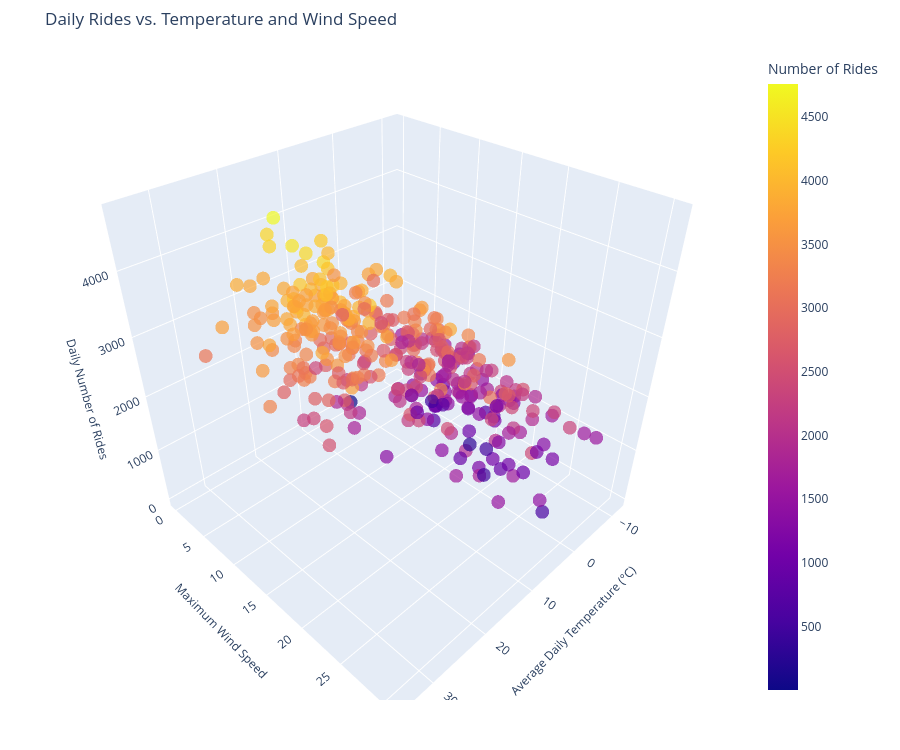

This figure's notebook cell:
### Markdown cell above
#### Number of Rides vs Daily Average Temperature and Maximum Wind Speed

### Code cell
fig = px.scatter_3d(
    bike_weather_daily, 
    x='2m_mean', 
    y='wind_speed_10m_max', 
    z='number_of_rides',
    color='number_of_rides', 
    opacity=0.7,
    labels={'number_of_rides': 'Number of Rides'},
    title='Daily Rides vs. Temperature and Wind Speed'
)

fig.update_layout(
    width=900,
    height=750, 
    margin=dict(l=50, r=50, t=50, b=50),
    
    scene=dict(
        xaxis=dict(title_text="Average Daily Temperature (°C)", title_font=dict(size=12)),
        yaxis=dict(title_text="Maximum Wind Speed", title_font=dict(size=12)),
        zaxis=dict(title_text="Daily Number of Rides", title_font=dict(size=12))
    )
)

fig.update_traces(
    hovertemplate="<br>".join([
        "<b>Temperature:</b> %{x}°C",
        "<b>Total Rides:</b> %{y}",
        "<b>Maximum Wind Speed:</b> %{z}" 
    ])
)


fig.show()

### Figure 1 — Plotly figure (JSON) as saved in the notebook; plotly's stock layout.template omitted (floating-point values rounded to 4 significant figures; data arrays with more than 128 entries replaced by an {"elided": "..."} marker saying what was removed)
{"data": [{"hovertemplate": "<b>Temperature:</b> %{x}°C<br><b>Total Rides:</b> %{y}<br><b>Maximum Wind Speed:</b> %{z}", "legendgroup": "", "marker": {"color": {"elided": "366 int values"}, "coloraxis": "coloraxis", "opacity": 0.7, "symbol": "circle"}, "mode": "markers", "name": "", "scene": "scene", "showlegend": false, "type": "scatter3d", "x": {"elided": "366 float values"}, "y": {"elided": "366 float values"}, "z": {"elided": "366 int values"}}], "layout": {"coloraxis": {"colorbar": {"title": {"text": "Number of Rides"}}, "colorscale": [[0, "#0d0887"], [0.1111, "#46039f"], [0.2222, "#7201a8"], [0.3333, "#9c179e"], [0.4444, "#bd3786"], [0.5556, "#d8576b"], [0.6667, "#ed7953"], [0.7778, "#fb9f3a"], [0.8889, "#fdca26"], [1, "#f0f921"]]}, "height": 750, "legend": {"tracegroupgap": 0}, "margin": {"b": 50, "l": 50, "r": 50, "t": 50}, "scene": {"domain": {"x": [0, 1], "y": [0, 1]}, "xaxis": {"title": {"font": {"size": 12}, "text": "Average Daily Temperature (°C)"}}, "yaxis": {"title": {"font": {"size": 12}, "text": "Maximum Wind Speed"}}, "zaxis": {"title": {"font": {"size": 12}, "text": "Daily Number of Rides"}}}, "title": {"text": "Daily Rides vs. Temperature and Wind Speed"}, "width": 900}}
